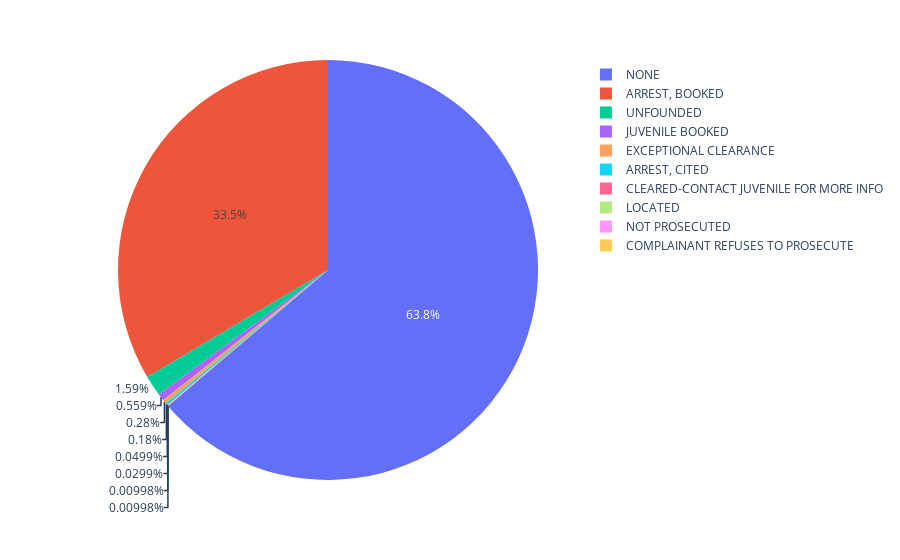

This figure's notebook cell:
### Code cell
res_count_top10=res_count.head(10)
px.pie(res_count_top10,'Resolution','Count')

### Figure 1 — Plotly figure (JSON) as saved in the notebook; plotly's stock layout.template omitted (floating-point values rounded to 4 significant figures)
{"data": [{"domain": {"x": [0, 1], "y": [0, 1]}, "hovertemplate": "Resolution=%{label}<br>Count=%{value}<extra></extra>", "labels": ["NONE", "ARREST, BOOKED", "UNFOUNDED", "JUVENILE BOOKED", "EXCEPTIONAL CLEARANCE", "ARREST, CITED", "CLEARED-CONTACT JUVENILE FOR MORE INFO", "LOCATED", "NOT PROSECUTED", "COMPLAINANT REFUSES TO PROSECUTE"], "legendgroup": "", "name": "", "showlegend": true, "type": "pie", "values": [6390, 3356, 159, 56, 28, 18, 5, 3, 1, 1]}], "layout": {"legend": {"tracegroupgap": 0}, "margin": {"t": 60}}}
